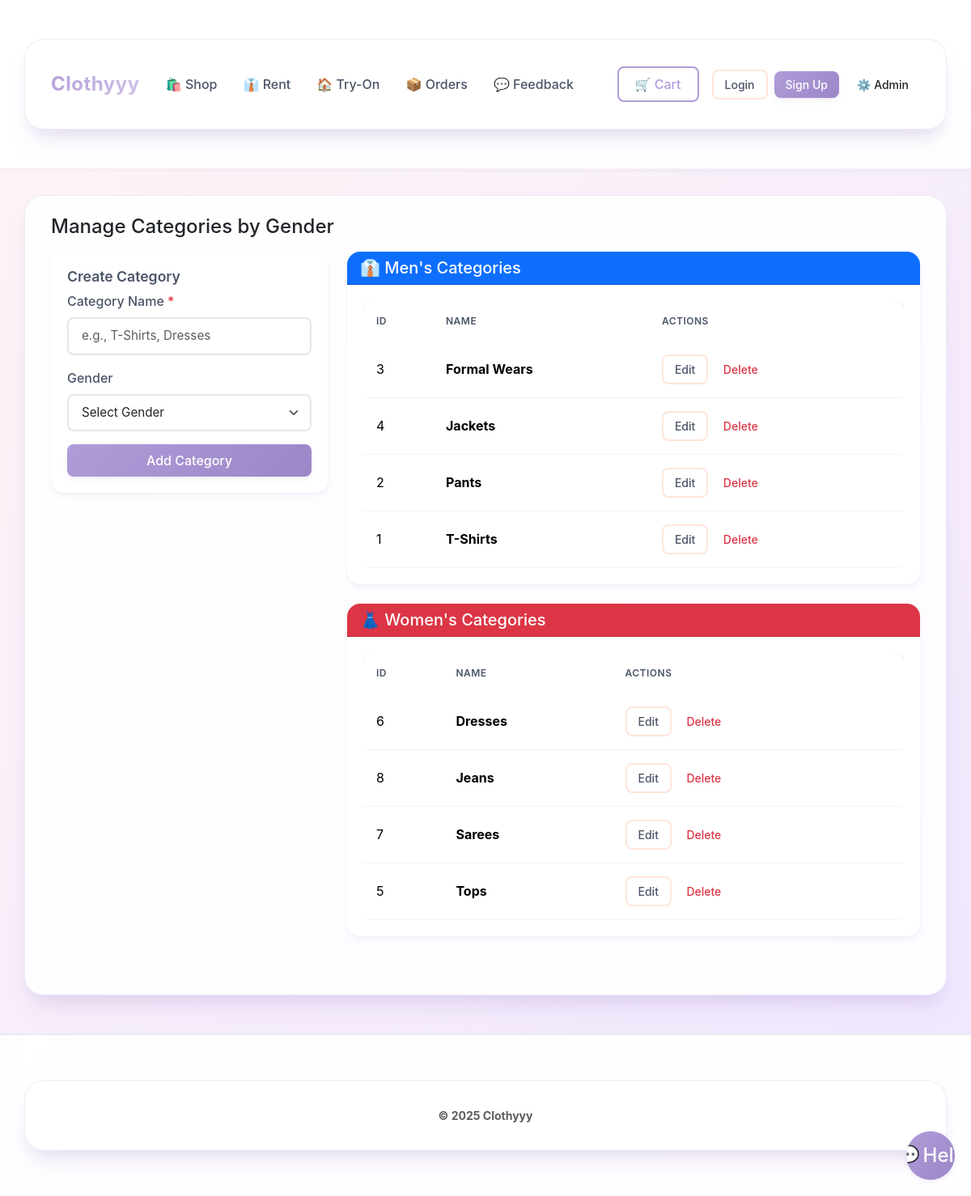
The app's page /public/admin/categories.php (signed in) with its own data.
### tables this page shows
CREATE TABLE IF NOT EXISTS categories (
  id INT AUTO_INCREMENT PRIMARY KEY,
  name VARCHAR(100) NOT NULL,
  gender ENUM('men', 'women') DEFAULT NULL
);

### src/lib/db.php (called while the page is built, shortened)
<?php
	function db_pdo() {
		$dsn = 'mysql:host=' . DB_HOST . ';dbname=' . DB_NAME . ';charset=' . DB_CHARSET;
		$options = [
			PDO::ATTR_ERRMODE => PDO::ERRMODE_EXCEPTION,
			PDO::ATTR_DEFAULT_FETCH_MODE => PDO::FETCH_ASSOC,
		];
		$pdo = new PDO($dsn, DB_USER, DB_PASS, $options);
		return $pdo;
	}
	function db_fetch_all($sql, $params = []) {
		$stmt = db_pdo()->prepare($sql);
		$stmt->execute($params);
		return $stmt->fetchAll();
	}

### src/lib/helpers.php (called while the page is built, shortened)
<?php
	function e($value) {
		return htmlspecialchars((string)$value, ENT_QUOTES, 'UTF-8');
	}

### public/admin/categories.php (the view, shortened to what this page needs)
<?php
	require_once __DIR__ . '/../../src/lib/db.php';
	require_once __DIR__ . '/../../src/lib/helpers.php';
	$allCategories = db_fetch_all("SELECT * FROM categories ORDER BY gender ASC, name ASC");
	$menCategories = array_filter($allCategories, function($c) { return $c['gender'] === 'men'; });
	$womenCategories = array_filter($allCategories, function($c) { return $c['gender'] === 'women'; });
?>
<?php include __DIR__ . '/../../src/partials/header.php'; ?>
<div class="container py-4">
	<h1 class="h4 mb-3">Manage Categories by Gender</h1>
	<div class="row g-4 mb-4">
		<div class="col-md-4">
			<div class="card">
				<div class="card-body">
					<h5 class="card-title">Create Category</h5>
					<form method="post">
						<div class="mb-3">
							<label class="form-label">Category Name <span class="text-danger">*</span></label>
							<input name="name" class="form-control" placeholder="e.g., T-Shirts, Dresses" required>
						</div>
						<div class="mb-3">
							<label class="form-label">Gender</label>
							<select name="gender" class="form-select">
								<option value="">Select Gender</option>
							</select>
						</div>
						<button class="btn btn-primary w-100" name="create">Add Category</button>
					</form>
				</div>
			</div>
		</div>
		<div class="col-md-8">
			<div class="card mb-4">
				<div class="card-header bg-primary text-white">
					<h5 class="mb-0">👔 Men's Categories</h5>
				</div>
				<div class="card-body">
					<?php if (empty($menCategories)): ?>
						<p class="text-muted mb-0">No men's categories yet.</p>
					<?php else: ?>
						<div class="table-responsive">
							<table class="table table-sm align-middle mb-0">
								<thead>
									<tr>
										<th>ID</th>
										<th>Name</th>
										<th>Actions</th>
									</tr>
								</thead>
								<tbody>
									<?php foreach ($menCategories as $c): ?>
										<tr>
											<td><?php echo (int)$c['id']; ?></td>
											<td><strong><?php echo e($c['name']); ?></strong></td>
											<td>
												<button class="btn btn-sm btn-outline-secondary" data-bs-toggle="collapse" data-bs-target="#c<?php echo (int)$c['id']; ?>">Edit</button>
												<form method="post" class="d-inline">
													<button name="delete" class="btn btn-sm btn-outline-danger" onclick="return confirm('Delete category?')">Delete</button>
												</form>
											</td>
										</tr>
									<?php endforeach; ?>
								</tbody>
							</table>
						</div>
					<?php endif; ?>
				</div>
			</div>
			<div class="card mb-4">
				<div class="card-header bg-danger text-white">
					<h5 class="mb-0">👗 Women's Categories</h5>
				</div>
				<div class="card-body">
					<?php if (empty($womenCategories)): ?>
						<p class="text-muted mb-0">No women's categories yet.</p>
					<?php else: ?>
						<div class="table-responsive">
							<table class="table table-sm align-middle mb-0">
								<thead>
									<tr>
										<th>ID</th>
										<th>Name</th>
										<th>Actions</th>
									</tr>
								</thead>
								<tbody>
									<?php foreach ($womenCategories as $c): ?>
										<tr>
											<td><?php echo (int)$c['id']; ?></td>
											<td><strong><?php echo e($c['name']); ?></strong></td>
											<td>
												<button class="btn btn-sm btn-outline-secondary" data-bs-toggle="collapse" data-bs-target="#c<?php echo (int)$c['id']; ?>">Edit</button>
												<form method="post" class="d-inline">
													<button name="delete" class="btn btn-sm btn-outline-danger" onclick="return confirm('Delete category?')">Delete</button>
												</form>
											</td>
										</tr>
									<?php endforeach; ?>
								</tbody>
							</table>
						</div>
					<?php endif; ?>
				</div>
			</div>
		</div>
	</div>
</div>
<?php include __DIR__ . '/../../src/partials/footer.php'; ?>

### public/assets/css/styles.css (style rules this page uses)
:root { --brand: #b19cd9; --brand-dark: #9b87c7; --brand-light: #d4c4e8; --success: #a8e6cf; --success-dark: #7dd3a0; --danger: #ffb3ba; --danger-dark: #ff9aa2; --warning: #ffd3a5; --warning-dark: #ffc085; --info: #bae1ff; --info-dark: #9dd1ff; --pastel-pink: #ffd1dc; --pastel-lavender: #e6d9f2; --pastel-mint: #d4f1c5; --pastel-peach: #ffe5d9; --pastel-sky: #cce5ff; --pastel-yellow: #fff9c4; --dark: #4a5568; --light: #fefefe; --shadow-sm: 0 2px 4px 0 rgba(177, 156, 217, 0.1); --shadow: 0 4px 8px -2px rgba(177, 156, 217, 0.15), 0 2px 4px -1px rgba(177, 156, 217, 0.1); --shadow-md: 0 10px 20px -5px rgba(177, 156, 217, 0.2), 0 4px 6px -2px rgba(177, 156, 217, 0.1); --shadow-lg: 0 20px 30px -10px rgba(177, 156, 217, 0.25), 0 10px 15px -5px rgba(177, 156, 217, 0.15); --shadow-xl: 0 25px 50px -12px rgba(177, 156, 217, 0.3); --transition: all 0.3s cubic-bezier(0.4, 0, 0.2, 1); --transition-fast: all 0.15s ease; }
* { transition: var(--transition-fast); }
body { font-family: 'Inter', -apple-system, BlinkMacSystemFont, 'Segoe UI', Roboto, sans-serif; background: linear-gradient(135deg, #fef5f5 0%, #f0e6ff 25%, #e6f3ff 50%, #f0fff4 75%, #fff5e6 100%) !important; background-size: 400% 400% !important; background-attachment: fixed !important; animation: gradientShift 15s ease infinite; min-height: 100vh; }
.btn { border-radius: 8px; font-weight: 500; padding: 0.5rem 1.25rem; transition: var(--transition); border: none; position: relative; overflow: hidden; }
.btn::before { content: ''; position: absolute; top: 50%; left: 50%; width: 0; height: 0; border-radius: 50%; background: rgba(255, 255, 255, 0.3); transform: translate(-50%, -50%); transition: width 0.6s, height 0.6s; }
.btn-primary, .btn-primary:not(:disabled):not(.disabled) { background: linear-gradient(135deg, var(--brand) 0%, var(--brand-dark) 100%) !important; color: white !important; box-shadow: var(--shadow); border-color: var(--brand) !important; }
.btn-outline-secondary, .btn-outline-secondary:not(:disabled):not(.disabled) { border: 2px solid var(--pastel-peach) !important; color: var(--dark) !important; background: transparent !important; }
.btn-sm { padding: 0.375rem 0.875rem; font-size: 0.875rem; }
.card { border: none; border-radius: 16px; box-shadow: var(--shadow); overflow: hidden; transition: var(--transition); background: white; position: relative; }
.card-body { padding: 1.25rem; }
.card-title { font-weight: 600; color: var(--dark); font-size: 1.1rem; margin-bottom: 0.5rem; }
.form-control, .form-select { border-radius: 8px; border: 2px solid #e5e7eb; padding: 0.625rem 1rem; transition: var(--transition); font-size: 0.95rem; }
.form-label { font-weight: 500; color: var(--dark); margin-bottom: 0.5rem; }
.table { background: white; border-radius: 12px; overflow: hidden; box-shadow: var(--shadow-sm); }
.table thead { background: linear-gradient(135deg, var(--brand-light) 0%, var(--brand) 100%) !important; color: var(--dark) !important; }
.table thead th { border: none !important; padding: 1rem; font-weight: 600; text-transform: uppercase; font-size: 0.75rem; letter-spacing: 0.5px; color: var(--dark) !important; }
.table tbody tr { transition: var(--transition); border-bottom: 1px solid #f3f4f6; }
.table tbody td { padding: 1rem; vertical-align: middle; }
.container { background: rgba(255, 255, 255, 0.85) !important; backdrop-filter: blur(15px); border-radius: 24px; padding: 2rem; margin-top: 2rem; margin-bottom: 2rem; box-shadow: var(--shadow-lg); border: 1px solid rgba(177, 156, 217, 0.2) !important; }

### records on screen
categories: id "3", name "Formal Wears"
categories: id "4", name "Jackets"
categories: id "2", name "Pants"
categories: id "1", name "T-Shirts"
categories: id "6", name "Dresses"
categories: id "8", name "Jeans"
categories: id "7", name "Sarees"
categories: id "5", name "Tops"

### other values on screen
APP_NAME "Clothyyy"
